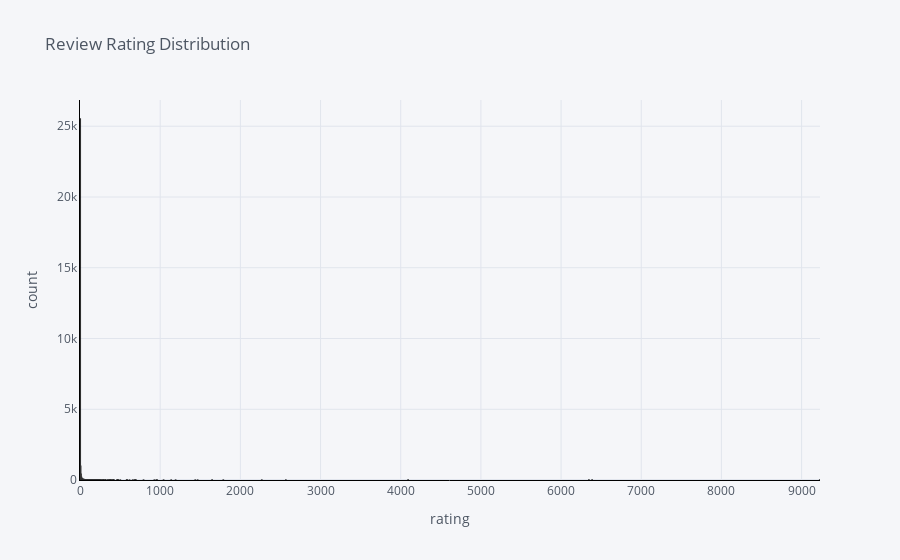

Here is the notebook cell this chart was saved with:
### Code cell
df['HELPFUL'].iplot(
    kind='hist',
    xTitle='rating',
    linecolor='black',
    yTitle='count',
    title='Review Rating Distribution')

### Figure 1 — Plotly figure (JSON) as saved in the notebook; plotly's stock layout.template omitted (floating-point values rounded to 4 significant figures; data arrays with more than 128 entries replaced by an {"elided": "..."} marker saying what was removed)
{"data": [{"opacity": 0.8, "orientation": "v", "histnorm": "", "histfunc": "count", "marker": {"color": "rgba(255, 153, 51, 1.0)", "line": {"color": "#000000", "width": 1.3}}, "x": {"elided": "27887 int values"}, "type": "histogram", "name": "HELPFUL"}], "layout": {"xaxis": {"tickfont": {"color": "#4D5663"}, "title": {"text": "rating", "font": {"color": "#4D5663"}}, "showgrid": true, "zerolinecolor": "#E1E5ED", "gridcolor": "#E1E5ED", "linecolor": "black"}, "title": {"text": "Review Rating Distribution", "font": {"color": "#4D5663"}}, "paper_bgcolor": "#F5F6F9", "plot_bgcolor": "#F5F6F9", "yaxis": {"tickfont": {"color": "#4D5663"}, "title": {"text": "count", "font": {"color": "#4D5663"}}, "showgrid": true, "zerolinecolor": "#E1E5ED", "gridcolor": "#E1E5ED", "linecolor": "black"}, "barmode": "overlay", "legend": {"bgcolor": "#F5F6F9", "font": {"color": "#4D5663"}}}}
